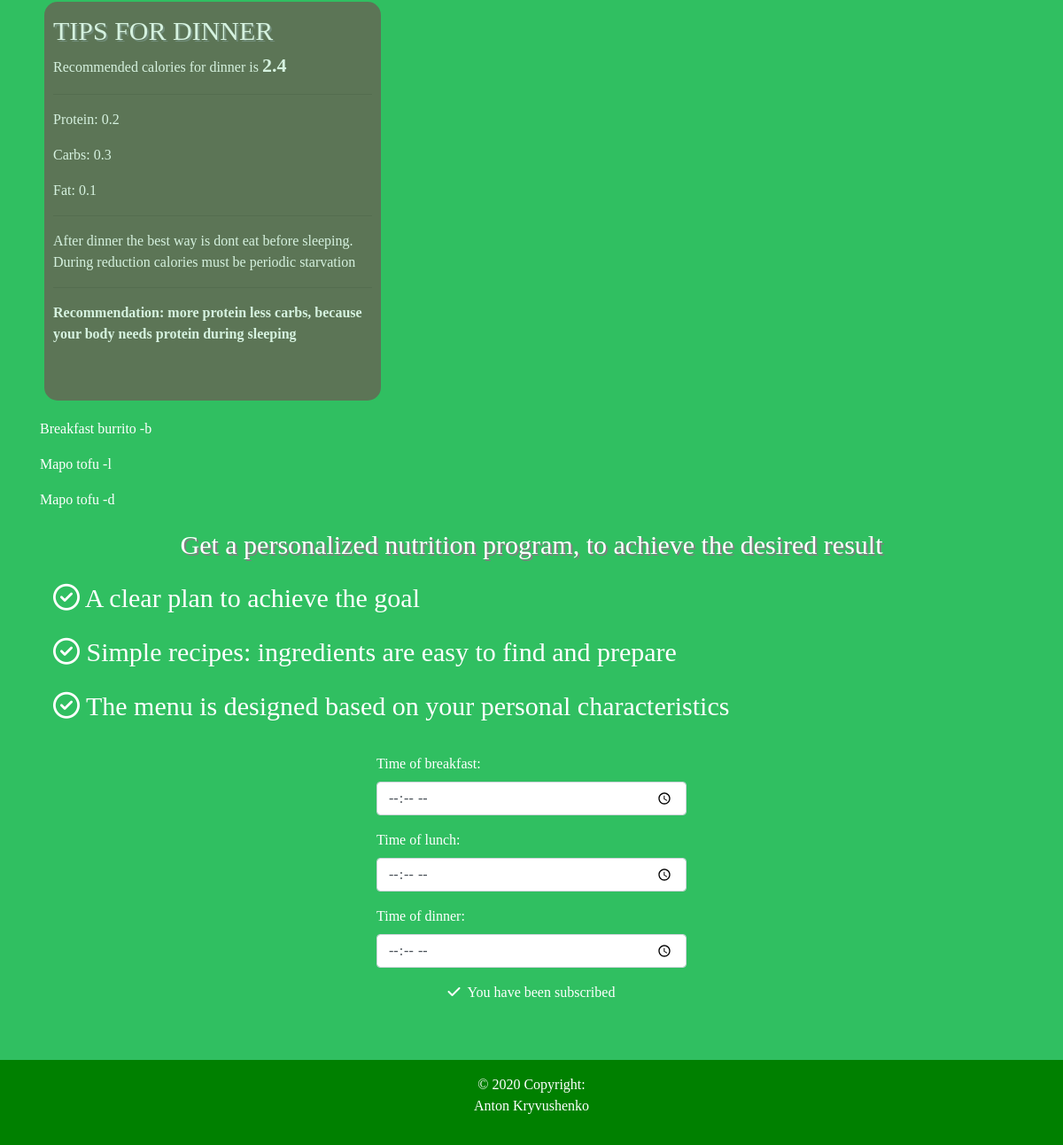
/diets/stable_weight/12 (signed in, lower part), run on an earlier commit of the app's database.
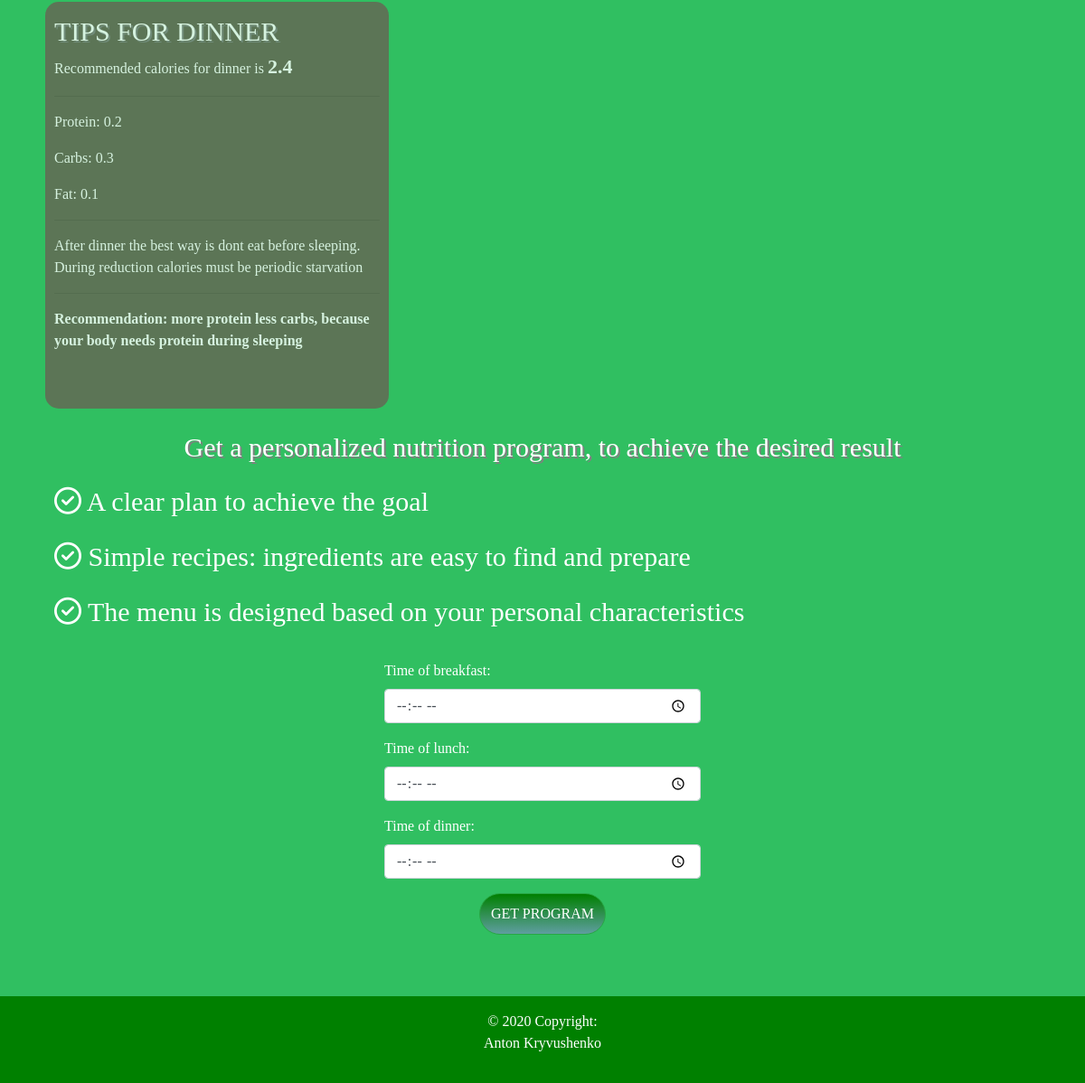
And on a later commit of the database.
### hairstyle/models.py (models this page shows, shortened)
class Recipe(models.Model):
    title = models.CharField(max_length=100, db_index=True)
    category = models.ForeignKey(Category, related_name='recipes', on_delete=models.CASCADE)
    slug = models.SlugField(max_length=200, db_index=True)
    image = models.ImageField(upload_to='recipe/%Y/%m/%d', blank=True)
    description = models.TextField()
    created = models.DateTimeField(auto_now_add=True)
    updated = models.DateTimeField(auto_now=True)
    ingredients = models.TextField(blank=True)
    step1 = models.TextField(blank=True)
    step2 = models.TextField(blank=True)
    step3 = models.TextField(blank=True)
    step4 = models.TextField(blank=True)
    servings = models.IntegerField(default=2)
    sugar = models.DecimalField(max_digits=4, decimal_places=1, default=1)
    calories = models.IntegerField(blank=True, default=1)
    protein = models.DecimalField(max_digits=4, decimal_places=1, default=1)
    carbohydrates = models.DecimalField(max_digits=4, decimal_places=1, default=1)
    fat = models.DecimalField(max_digits=4, decimal_places=1, default=1)
    favorite = models.ManyToManyField(User, related_name='favorite', blank=True)
    class Meta:
        ordering = ('-created',)
        index_together = (('id', 'slug'),)

### diets/views.py (the view, shortened to what this page needs)
# urls.py: path('stable_weight/<int:value>', views.stable_weight_program,
def stable_weight_program(request, value):
    breakfast_calories = calculate_breakfast_calories(value)
    lunch_calories = calculate_lunch_calories(value)
    dinner_calories = calculate_dinner_calories(value)
    lunch_calories2 = calculate_lunch_calories(value)
    snack_calories = calculate_snack_calories(value)
    snack2_calories = calculate_snack_calories(value)
    amount_of_carbs = (value * 0.55) / 4
    amount_of_fat = (value * 0.2) / 9
    amount_of_protein = (value * 0.25) / 4
    if lunch_calories > 900:
        lunch_calories2 /= 2
    breakfast_recipes = calculate_recipes_for_breakfast_for_stable_weight_program(amount_of_carbs, amount_of_fat,
                                                                                  amount_of_protein,
                                                                                  breakfast_calories)
    lunch_recipes = calculate_recipes_for_lunch_for_stable_weight_program(amount_of_carbs, amount_of_fat,
                                                                          amount_of_protein,
                                                                          lunch_calories)
    dinner_recipes = calculate_recipes_for_dinner_for_stable_weight_program(amount_of_carbs, amount_of_fat,
                                                                            amount_of_protein,
                                                                            dinner_calories)
    is_subscribe = False
    stable_program = Diet.objects.filter(subscriber=request.user)
    if stable_program:
        is_subscribe = True
    context = {
        'value': value,
        'is_subscribe': is_subscribe,
        'breakfast_calories': breakfast_calories,
        'lunch_calories': lunch_calories,
        'dinner_calories': dinner_calories,
        'amount_of_protein_for_breakfast': round(amount_of_protein * 0.3, 1),
        'amount_of_protein_for_lunch': round(amount_of_protein * 0.4, 1),
        'amount_of_protein_for_dinner': round(amount_of_protein * 0.3, 1),
        'amount_of_fat_for_breakfast': round(amount_of_fat * 0.4, 1),
        'amount_of_fat_for_lunch': round(amount_of_fat * 0.4, 1),
        'amount_of_fat_for_dinner': round(amount_of_fat * 0.2, 1),
        'breakfast_recipes': breakfast_recipes,
        'amount_of_carbs_for_breakfast': round(amount_of_carbs * 0.4, 1),
        'amount_of_carbs_for_lunch': round(amount_of_carbs * 0.4, 1),
        'amount_of_carbs_for_dinner': round(amount_of_carbs * 0.2, 1),
        'dinner_recipes': dinner_recipes,
        'lunch_recipes': lunch_recipes,
        'snack_calories': snack_calories,
        'snack2_calories': snack2_calories,
        'lunch_calories2': lunch_calories2,
    }
    return render(request, 'stable_program.html', context)

### diets/diets_services.py (called while the page is built)
def calculate_recipes_for_dinner_for_stable_weight_program(amount_of_carbs, amount_of_fat, amount_of_protein,
                                                           dinner_calories):
    dinner_recipes = Recipe.objects.filter(category__name='Dinner',
                                           calories__range=(dinner_calories - 70, dinner_calories + 70))
    return dinner_recipes

def calculate_recipes_for_breakfast_for_stable_weight_program(amount_of_carbs, amount_of_fat, amount_of_protein,
                                                              breakfast_calories):
    breakfast_recipes = Recipe.objects.filter(category__name='Breakfast', calories__range=(
        breakfast_calories - 60, breakfast_calories + 60))
    return breakfast_recipes

def calculate_recipes_for_lunch_for_stable_weight_program(amount_of_carbs, amount_of_fat, amount_of_protein,
                                                          lunch_calories):
    lunch_recipes = Recipe.objects.filter(category__name='Dinner',
                                          calories__range=(lunch_calories - 70, lunch_calories + 70))
    return lunch_recipes

### diets/templates/stable_program.html (shortened to what this page needs)
{% extends 'barbershop/base_generic.html' %}
{% block content %}
    <div class="container-fluid">
        <div class="dinner">
            <div class="dinner-title">TIPS FOR DINNER</div>
            <p>Recommended calories for dinner is <strong
                    style="font-size: 22px">{{ dinner_calories }}</strong></p>
            <hr>
            <p>Protein: {{ amount_of_protein_for_dinner }}</p>
            <p>Carbs: {{ amount_of_carbs_for_dinner }}</p>
            <p>Fat: {{ amount_of_fat_for_dinner }}</p>
            <hr>
            <p>After dinner the best way is dont eat before sleeping. During reduction calories must be periodic
                starvation</p>
            <hr>
            <p><strong>Recommendation: more protein less carbs, because your body needs protein during sleeping</strong>
            </p>
        </div>
    </div>
    <div class="container">
        {% for b in breakfast_recipes %}
            <p>{{ b.title }} -b</p>
        {% endfor %}
        {% for l in lunch_recipes %}
            <p>{{ l.title }} -l</p>
        {% endfor %}
        {% for d in dinner_recipes %}
            <p>{{ d.title }} -d</p>
        {% endfor %}
    </div>
    <div class="container">
        <div class="snacks">
            <div class="snack-title text-center">Get a personalized nutrition program,
                to achieve the desired result
            </div>
            <div class="subscribe">
                <p style="font-size: 30px"><i class="far fa-check-circle"></i> A clear plan to achieve the goal</p>
                <p style="font-size: 30px"><i class="far fa-check-circle"></i> Simple recipes: ingredients are easy to
                    find and prepare</p>
                <p style="font-size: 30px"><i class="far fa-check-circle"></i> The menu is designed based on your
                    personal characteristics</p>
            </div>
            <div class="row">
                <div class="col-sm-4"></div>
                <div class="col-sm-4">
                    <form method="POST">
                        <div class="form-group">
                            <label for="breakfast">Time of breakfast:</label>
                            <input type="time" class="form-control" id="breakfast" name="breakfast_time" required>
                        </div>
                        <div class="form-group">
                            <label for="lunch">Time of lunch:</label>
                            <input type="time" class="form-control" id="lunch" name="lunch_time" required>
                        </div>
                        <div class="form-group">
                            <label for="dinner">Time of dinner:</label>
                            <input name="dinner_time" type="time" class="form-control" id="dinner" required>
                        </div>
                        {% if is_subscribe %}
                            <p id="already_subscribed"><i class="fas fa-check mr-2"></i>You have been subscribed</p>
                        {% else %}
                            <div class="text-center"><input id="get-program" class="btn btn-success" type="submit"
                                                            value="GET PROGRAM"></div>
                        {% endif %}
                    </form>
                </div>
                <div class="col-sm-4"></div>
            </div>
        </div>
    </div>
{% endblock %}

What changed in the data, as far as the page shows it:
removed Recipe: title "Breakfast burrito"
removed Recipe: title "Mapo tofu"
Also different on the page:
form field value: (not shown) → "GET PROGRAM"
text no longer shown: "You have been subscribed"
